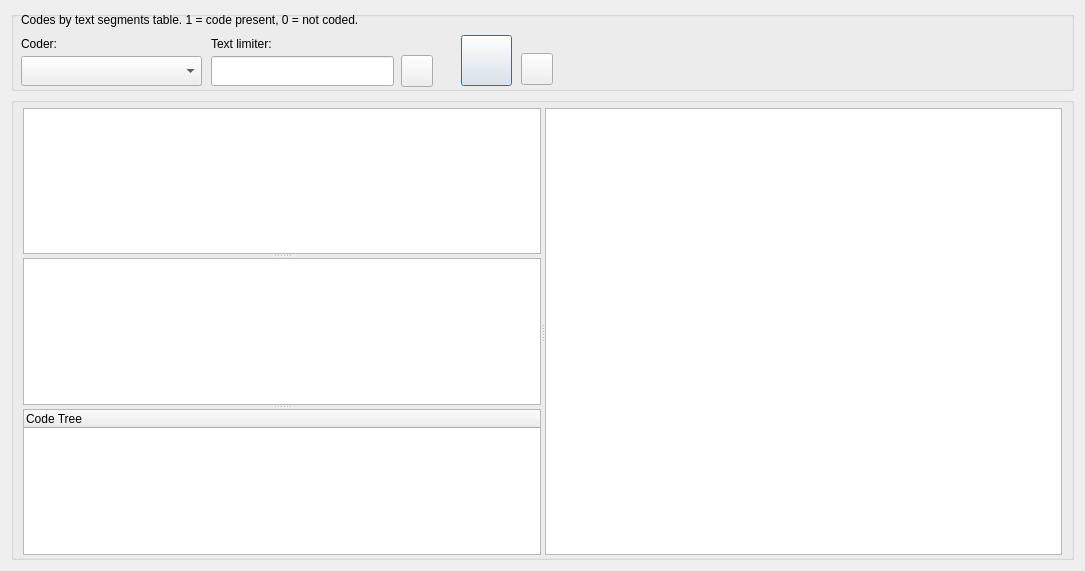
<?xml version="1.0" encoding="UTF-8"?>
<ui version="4.0">
 <class>DialogSegmentCodings</class>
 <widget class="QDialog" name="DialogSegmentCodings">
  <property name="windowModality">
   <enum>Qt::NonModal</enum>
  </property>
  <property name="geometry">
   <rect>
    <x>0</x>
    <y>0</y>
    <width>1085</width>
    <height>571</height>
   </rect>
  </property>
  <property name="windowTitle">
   <string>Report Segment Codings</string>
  </property>
  <layout class="QVBoxLayout" name="verticalLayout">
   <item>
    <widget class="QGroupBox" name="groupBox">
     <property name="sizePolicy">
      <sizepolicy hsizetype="Preferred" vsizetype="Preferred">
       <horstretch>0</horstretch>
       <verstretch>0</verstretch>
      </sizepolicy>
     </property>
     <property name="minimumSize">
      <size>
       <width>0</width>
       <height>80</height>
      </size>
     </property>
     <property name="maximumSize">
      <size>
       <width>16777215</width>
       <height>80</height>
      </size>
     </property>
     <property name="title">
      <string/>
     </property>
     <widget class="QLineEdit" name="lineEdit">
      <property name="geometry">
       <rect>
        <x>200</x>
        <y>45</y>
        <width>183</width>
        <height>30</height>
       </rect>
      </property>
     </widget>
     <widget class="QLabel" name="label_text_limiter">
      <property name="geometry">
       <rect>
        <x>200</x>
        <y>22</y>
        <width>183</width>
        <height>22</height>
       </rect>
      </property>
      <property name="text">
       <string>Text limiter:</string>
      </property>
      <property name="wordWrap">
       <bool>true</bool>
      </property>
     </widget>
     <widget class="QPushButton" name="pushButton_run_report">
      <property name="geometry">
       <rect>
        <x>450</x>
        <y>24</y>
        <width>51</width>
        <height>51</height>
       </rect>
      </property>
      <property name="toolTip">
       <string>Run report</string>
      </property>
      <property name="text">
       <string/>
      </property>
     </widget>
     <widget class="QLabel" name="label_coder">
      <property name="geometry">
       <rect>
        <x>10</x>
        <y>22</y>
        <width>130</width>
        <height>22</height>
       </rect>
      </property>
      <property name="text">
       <string>Coder:</string>
      </property>
     </widget>
     <widget class="QComboBox" name="comboBox_coders">
      <property name="geometry">
       <rect>
        <x>10</x>
        <y>45</y>
        <width>181</width>
        <height>30</height>
       </rect>
      </property>
     </widget>
     <widget class="QLabel" name="label_title">
      <property name="geometry">
       <rect>
        <x>10</x>
        <y>-3</y>
        <width>531</width>
        <height>23</height>
       </rect>
      </property>
      <property name="text">
       <string>Codes by text segments table. 1 = code present, 0 = not coded.</string>
      </property>
     </widget>
     <widget class="QPushButton" name="pushButton_export_xlsx">
      <property name="geometry">
       <rect>
        <x>510</x>
        <y>42</y>
        <width>32</width>
        <height>32</height>
       </rect>
      </property>
      <property name="toolTip">
       <string>Export to Excel</string>
      </property>
      <property name="text">
       <string/>
      </property>
     </widget>
     <widget class="QPushButton" name="pushButton_file_attributes">
      <property name="geometry">
       <rect>
        <x>390</x>
        <y>44</y>
        <width>32</width>
        <height>32</height>
       </rect>
      </property>
      <property name="toolTip">
       <string>&lt;html&gt;&lt;head/&gt;&lt;body&gt;&lt;p&gt;Select files by attributes&lt;/p&gt;&lt;/body&gt;&lt;/html&gt;</string>
      </property>
      <property name="text">
       <string/>
      </property>
     </widget>
    </widget>
   </item>
   <item>
    <widget class="QGroupBox" name="groupBox_2">
     <property name="title">
      <string/>
     </property>
     <layout class="QGridLayout" name="gridLayout">
      <property name="topMargin">
       <number>5</number>
      </property>
      <property name="bottomMargin">
       <number>2</number>
      </property>
      <item row="0" column="0">
       <widget class="QSplitter" name="splitter">
        <property name="orientation">
         <enum>Qt::Horizontal</enum>
        </property>
        <widget class="QSplitter" name="splitter_vert">
         <property name="orientation">
          <enum>Qt::Vertical</enum>
         </property>
         <widget class="QListWidget" name="listWidget_files">
          <property name="toolTip">
           <string>&lt;html&gt;&lt;head/&gt;&lt;body&gt;&lt;p&gt;Files. Right click for selection options.&lt;/p&gt;&lt;/body&gt;&lt;/html&gt;</string>
          </property>
         </widget>
         <widget class="QListWidget" name="listWidget_cases">
          <property name="toolTip">
           <string>&lt;html&gt;&lt;head/&gt;&lt;body&gt;&lt;p&gt;Cases. Right click for selection options.&lt;/p&gt;&lt;/body&gt;&lt;/html&gt;</string>
          </property>
         </widget>
         <widget class="QTreeWidget" name="treeWidget">
          <property name="toolTip">
           <string>&lt;html&gt;&lt;head/&gt;&lt;body&gt;&lt;p&gt;Codes. Right click for options&lt;/p&gt;&lt;/body&gt;&lt;/html&gt;</string>
          </property>
          <column>
           <property name="text">
            <string notr="true">Code Tree</string>
           </property>
          </column>
         </widget>
        </widget>
        <widget class="QTableWidget" name="tableWidget"/>
       </widget>
      </item>
     </layout>
    </widget>
   </item>
  </layout>
 </widget>
 <tabstops>
  <tabstop>comboBox_coders</tabstop>
  <tabstop>lineEdit</tabstop>
  <tabstop>pushButton_run_report</tabstop>
  <tabstop>listWidget_files</tabstop>
  <tabstop>listWidget_cases</tabstop>
  <tabstop>treeWidget</tabstop>
 </tabstops>
 <resources/>
 <connections/>
</ui>
